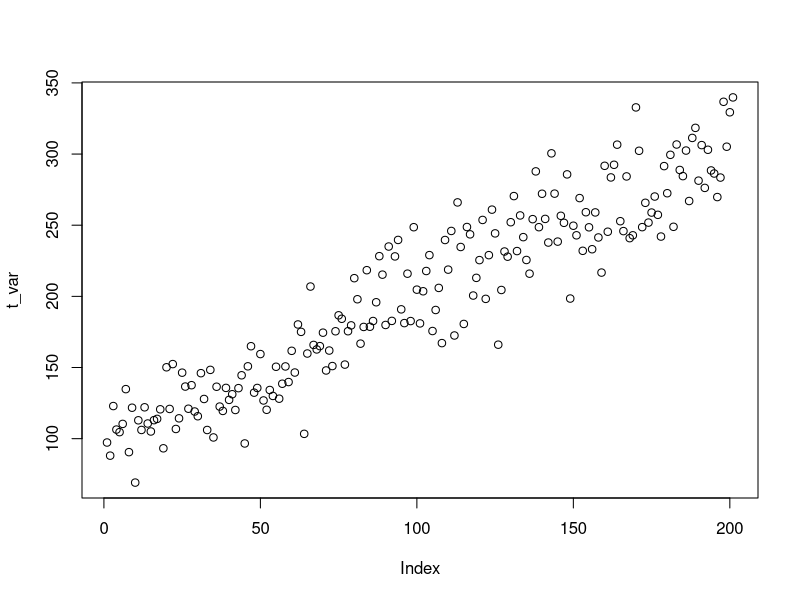
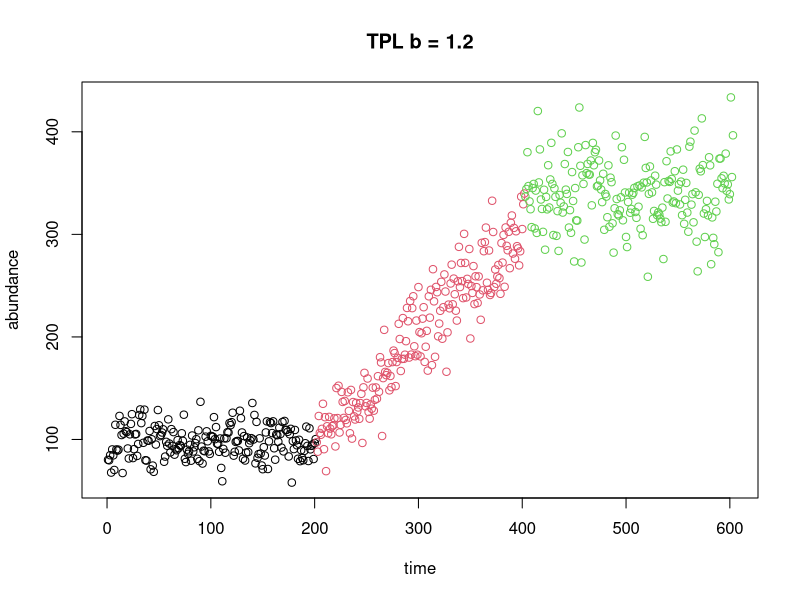
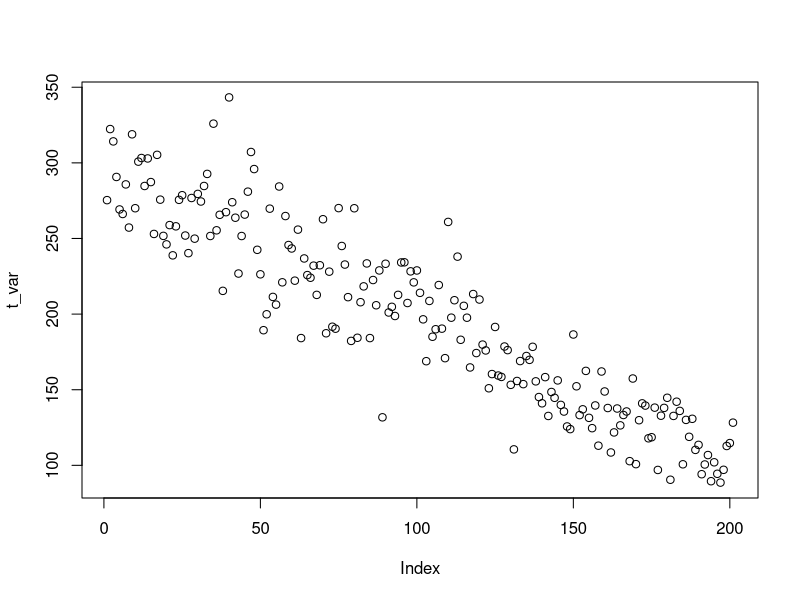
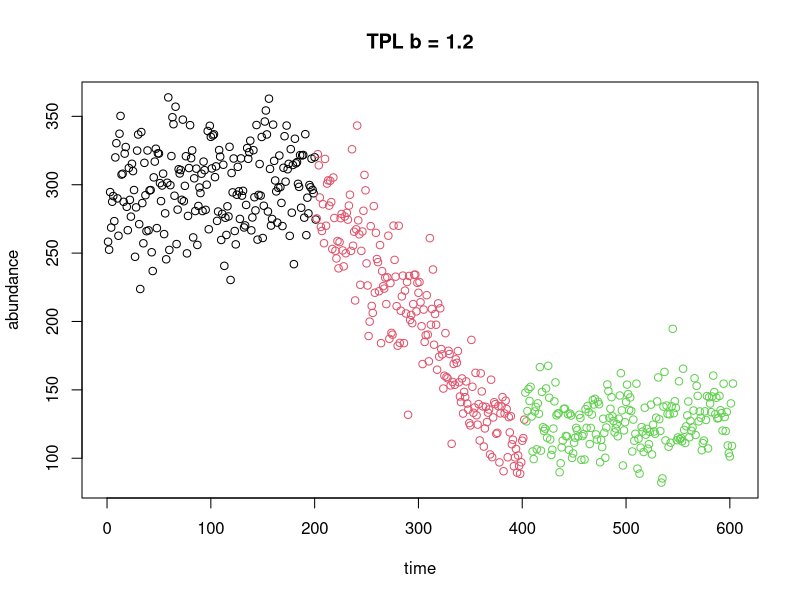
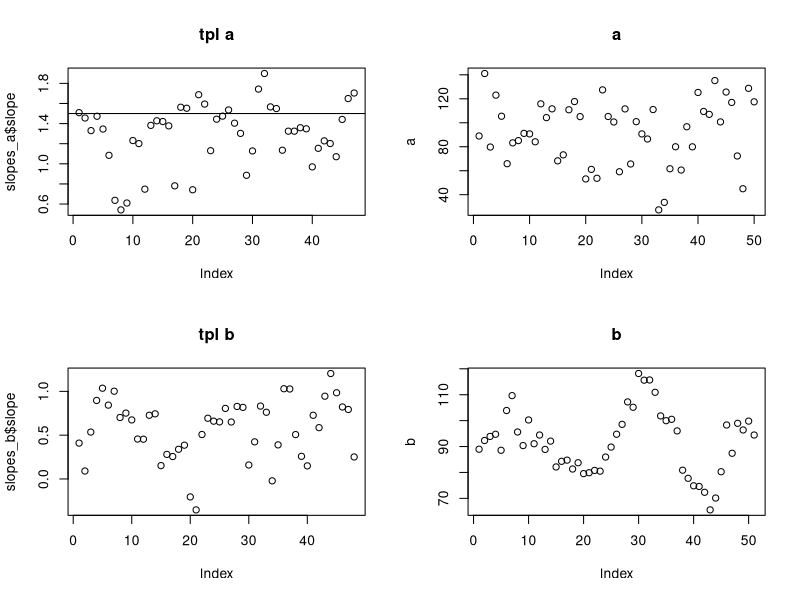

Reproduce these figures in R, in order. (Note: this script raises an error after producing the figures.)
tpl_change <- function(start, end, b){
  ts <- seq(from = start, to = end, by = sign(end-start))
  t_var <- c()
  for (t in 1:length(ts)) {
    t_var[t] <- rnorm(1, mean = ts[t], sd = sqrt(ts[t]^b))
  }
  plot(t_var)
  
  t_prev <- rnorm(length(ts), mean = start, sd = sqrt(start^b))
  t_ext <- rnorm(length(ts), mean = t_var[length(t_var)], sd = sqrt(t_var[length(t_var)]^b))
  tot <- c(t_prev, t_var, t_ext)
  
  plot(t_prev, col = 1,
       ylim = c(min(tot), max(tot)),
       xlim = c(0, length(tot)),
       main = paste("TPL b =", b),
       xlab = "time",
       ylab = "abundance")
  points(y = t_var, x = (length(t_prev)+1):((length(t_prev)+length(t_var))) , col = 2)
  points(y = t_ext, x = (((length(t_prev)+length(t_var)))+1):
           (((length(t_prev)+length(t_var)))+length(t_ext)),
         col = 3)
}
tpl_change(start = 100, end = 300, b = 1.2)
tpl_change(start = 300, end = 100, b = 1.2)


local_tpl <- function(x, ws) {
  slopes <- c()
  for (t in 1:(length(x)-ws) ) {
    var <- var(x[t:(t+ws-1)])
    mu <- mean(x[t:(t+ws-1)])
    slope <- log(var) / log(mu)
    res <- data.frame(var = var, mu = mu, slope = slope)
    slopes[[t]] <- res 
  }
  slopes <- do.call("rbind", slopes)
  return(slopes)
}



tpsim <- function(ny, pwr, mu, trend_mean, trend_sd){
  a <- rnorm(ny, mean = mu, sd = sqrt(mu^pwr))
  b <- c()
  trend <- rnorm(ny, mean = trend_mean, trend_sd)
  b[1] <- a[1]
  for (t in seq_along(a)) {
    b[t+1] <- b[t]*exp(trend[t])
  }
  
  slopes_a <- local_tpl(a, ws = 3)
  slopes_b <- local_tpl(b, ws = 3)
  
  par(mfrow = c(2,2))
  plot(slopes_a$slope, main = "tpl a")
  abline(h = pwr)
  plot(a, main = "a")
  plot(slopes_b$slope, main = "tpl b")
  abline(h = pwr)
  plot(b, main = "b")
  par(mfrow = c(1,1))
  c(mean(slopes_a$slope, na.rm = T), 
    mean(slopes_b$slope, na.rm = T))
}

tpsim(
  ny = 50,
  pwr = 1.5,
  mu = 100,
  trend_mean = 0,
  trend_sd = 0.1)

pp <- sim_mvcomm(n_sp = 30)
cc <- pp$sim_data
tpl(apply(cc, 2, var), apply(cc, 2, mean))
tt <- data.frame(ss = apply(cc, 2, var), 
                 mu = apply(cc, 2, mean))
bes <- apply(tt, 1, function(x){
  log(x[1]) / log(x[2])
})
mean(bes)
weighted.mean(bes, w = tt$mu/sum(tt$mu))
